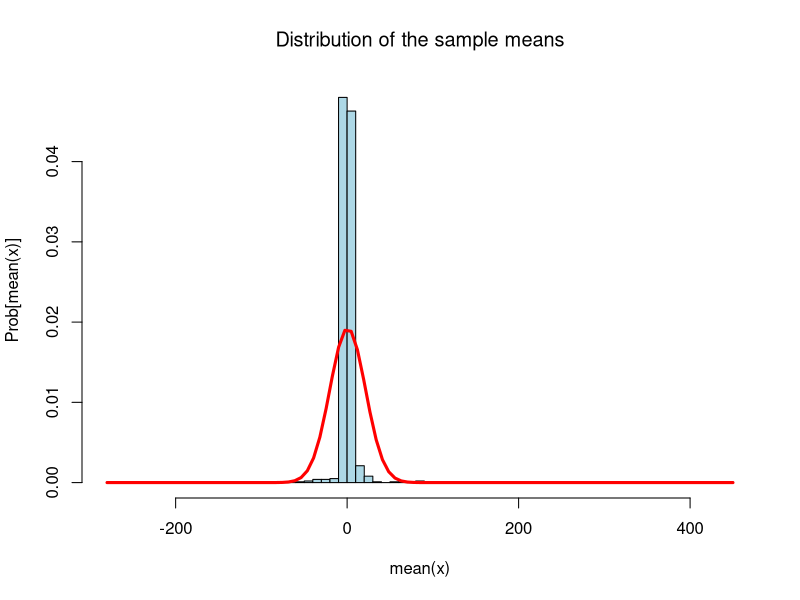

This chart was generated by the following R code:
## ---- chunk 1
samp = 100
sims = 1000
loc = 0
scale = 1
## ---- chunk 2
mns = NULL
for (i in 1 : sims) mns = c(mns, mean(rcauchy(samp)))
hist(mns, breaks = 100, prob = TRUE, main = expression("Distribution of the sample means"), xlab = "mean(x)", ylab = "Prob[mean(x)]", col = "lightblue")
curve(dnorm(x, mean(mns), sd(mns)), col = "red", add = TRUE, lwd = 3)
